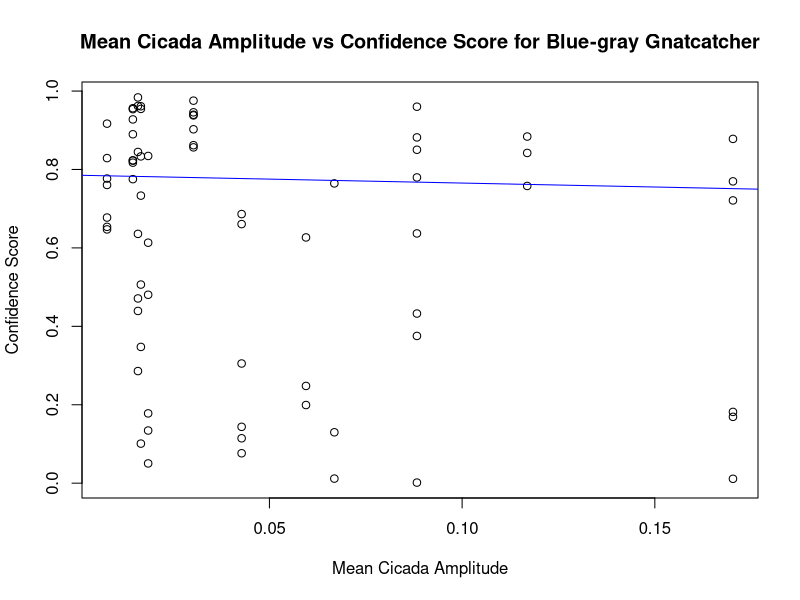

This figure's R source: (Note: this script raises an error after producing the figure.)
#linear regression cicada v confidence for each species 
#need to first join birdnetconfidencelevels and cicada output so that I have the columns: species, confidence, circle, date, distance, cicada_runavg
library(dplyr)
library(stringr)
library(broom)
library(tidyr)
cicada <- read.csv('data/cicada_noise.csv')

birdnet <- read.csv('data/birdnetresults.csv')%>%
  select(-(1:2),-7, -(9:11))%>%
  mutate(jd = case_when(
    str_starts(Date, "5") ~ 121 + as.numeric(substr(Date, 2, 3)),
    str_starts(Date, "6") ~ 152 + as.numeric(substr(Date, 2, 3)),
    str_starts(Date, "7") ~ 182 + as.numeric(substr(Date, 2, 3))))

birdsvcicada = left_join(birdnet, cicada, by = c('Location'= 'site', 'jd' = 'jd'))%>%
  select(-7)

#################################
#This function will create a linear regression model for each species modeling cicada amp vs their confidence interval 
lm_cicada <- function(df = birdsvcicada,
                      chosen_species = "Blue-gray Gnatcatcher") {
  #filter to just chosen species 
  df <- df %>%
    filter(Bird.Call == chosen_species)
  #run linear model
  m1 <- lm(Confidence ~ Distance + mean_noise + Distance*mean_noise , data = df)
  plot(x = df$mean_noise, y = df$Confidence,
       xlab = "Mean Cicada Amplitude", 
       ylab = "Confidence Score",
       main = paste("Mean Cicada Amplitude vs Confidence Score for", chosen_species))
  r_squared <-summary(m1)$r.squared

  return(m1)
  
}

m1 <- lm_cicada()
summary(m1)
m1$fitted.values

abline(m1, col = "blue")
text(x = min(.10), y = max(.71), labels = paste("R² =", round(r_squared, 3)), pos = 4, col = 'blue')

#tidy up the model
tidied <- tidy(m1) %>%
  pivot_longer(cols = term) %>%
  mutate(common_name = chosen_species) #add species column
write.csv(tidied, "data/results_confvspecies/AmpVYBCU.csv")
m1 <- lm_cicada(birdsvcicada, "Yellow-billed Cuckoo")
